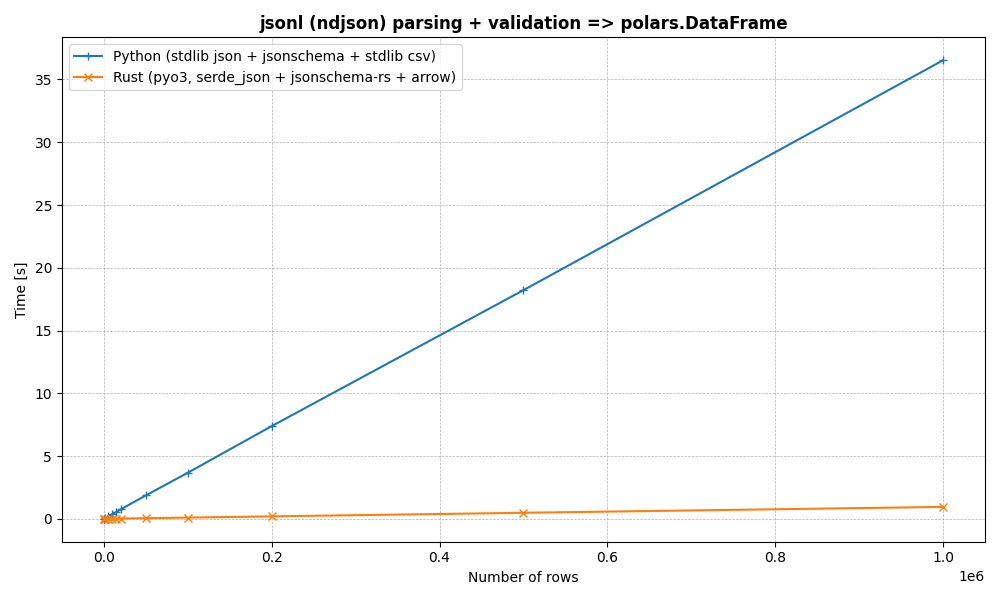

This chart was generated by the following Python code:
import json
import io
import csv
import sys
import os
import time

import matplotlib.pyplot as plt
import pyarrow as pa
import polars as pl
import fastjsonl
import jsonschema


if __name__ == "__main__":
    with open("./example-schema2.json", "r") as f:
        json_schema_str = f.read()
        json_schema = json.loads(json_schema_str)

    columns = json_schema["properties"].keys()
    validator = jsonschema.Draft202012Validator(json_schema)

    arrow_schema = pa.schema(
        [
            pa.field("user_id", pa.int64()),
            pa.field("username", pa.string()),
            pa.field("last_login", pa.string()),
            pa.field("banned", pa.bool_()),
            pa.field("friends", pa.string()),
        ]
    )

    files = os.listdir(".")

    filesizes = []
    py_timings = []
    rs_timings = []

    for i, file in enumerate(files, start=1):
        if ".jsonl" in file:
            filesize = file.split("-")[2].split(".")[0]
            filesizes.append(int(filesize))

            with open(file, "rb") as f:
                data = f.read()

            pydata = data.decode("utf-8")
            sys.stdout.write(f"\n - [ {filesize:<9} ] PYTHON\t... ")
            sys.stdout.flush()

            buffer = io.StringIO()
            writer = csv.writer(buffer)
            writer.writerow(col for col in columns)

            t_p_start = time.perf_counter()
            for j, line in enumerate(pydata.splitlines(), start=1):
                obj = json.loads(line)
                validator.validate(obj)
                _ = writer.writerow(obj.get(field, "") for field in columns)

            buffer.seek(0)
            df = pl.read_csv(source=buffer)
            t_p_elapsed = time.perf_counter() - t_p_start
            assert len(df) == int(filesize)
            sys.stdout.write(
                f"{t_p_elapsed:>8.4f} seconds ({int(filesize) / t_p_elapsed:>9.1f} rows / second)"
            )

            py_timings.append(t_p_elapsed)

            sys.stdout.write(f"\n - [ {filesize:<9} ] RUST\t... ")
            sys.stdout.flush()

            t_r_start = time.perf_counter()
            rb = fastjsonl.jsonl_to_arrow(data, json_schema_str, arrow_schema)
            df = pl.from_arrow(rb)
            t_r_elapsed = time.perf_counter() - t_r_start
            assert len(df) == int(filesize)
            sys.stdout.write(
                f"{t_r_elapsed:>8.4f} seconds ({int(filesize) / t_r_elapsed:>9.1f} rows / second)"
            )

            rs_timings.append(t_r_elapsed)

    plt.figure(figsize=(10, 6))
    plt.plot(
        filesizes,
        py_timings,
        marker="+",
        color="tab:blue",
        label="Python (stdlib json + jsonschema + stdlib csv)",
    )
    plt.plot(
        filesizes,
        rs_timings,
        marker="x",
        color="tab:orange",
        label="Rust (pyo3, serde_json + jsonschema-rs + arrow)",
    )
    plt.grid(True, which="both", ls="--", lw=0.5)
    plt.title(
        "jsonl (ndjson) parsing + validation => polars.DataFrame", fontweight="bold"
    )
    plt.xlabel("Number of rows")
    plt.ylabel("Time [s]")
    plt.legend()
    plt.tight_layout()
    plt.savefig("benchmark_full.png")
